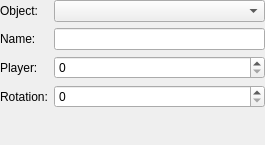
<?xml version="1.0" encoding="UTF-8"?>
<ui version="4.0">
 <class>InformationDockWidget</class>
 <widget class="QWidget" name="InformationDockWidget">
  <property name="geometry">
   <rect>
    <x>0</x>
    <y>0</y>
    <width>265</width>
    <height>145</height>
   </rect>
  </property>
  <layout class="QVBoxLayout" name="verticalLayout">
   <property name="margin">
    <number>0</number>
   </property>
   <item>
    <layout class="QGridLayout" name="gridLayout">
     <item row="0" column="2">
      <widget class="QComboBox" name="objectComboBox"/>
     </item>
     <item row="0" column="0">
      <widget class="QLabel" name="objectLabel">
       <property name="sizePolicy">
        <sizepolicy hsizetype="Maximum" vsizetype="Preferred">
         <horstretch>0</horstretch>
         <verstretch>0</verstretch>
        </sizepolicy>
       </property>
       <property name="text">
        <string>Object:</string>
       </property>
       <property name="buddy">
        <cstring>objectComboBox</cstring>
       </property>
      </widget>
     </item>
     <item row="1" column="0">
      <widget class="QLabel" name="nameLabel">
       <property name="sizePolicy">
        <sizepolicy hsizetype="Maximum" vsizetype="Preferred">
         <horstretch>0</horstretch>
         <verstretch>0</verstretch>
        </sizepolicy>
       </property>
       <property name="text">
        <string>Name:</string>
       </property>
       <property name="buddy">
        <cstring>nameLineEdit</cstring>
       </property>
      </widget>
     </item>
     <item row="2" column="0">
      <widget class="QLabel" name="playerLabel">
       <property name="sizePolicy">
        <sizepolicy hsizetype="Maximum" vsizetype="Preferred">
         <horstretch>0</horstretch>
         <verstretch>0</verstretch>
        </sizepolicy>
       </property>
       <property name="text">
        <string>Player:</string>
       </property>
       <property name="buddy">
        <cstring>playerSpinBox</cstring>
       </property>
      </widget>
     </item>
     <item row="3" column="0">
      <widget class="QLabel" name="rotationLabel">
       <property name="sizePolicy">
        <sizepolicy hsizetype="Maximum" vsizetype="Preferred">
         <horstretch>0</horstretch>
         <verstretch>0</verstretch>
        </sizepolicy>
       </property>
       <property name="text">
        <string>Rotation:</string>
       </property>
       <property name="buddy">
        <cstring>rotationSpinBox</cstring>
       </property>
      </widget>
     </item>
     <item row="1" column="2">
      <widget class="QLineEdit" name="nameLineEdit"/>
     </item>
     <item row="2" column="2">
      <widget class="QSpinBox" name="playerSpinBox">
       <property name="maximum">
        <number>15</number>
       </property>
      </widget>
     </item>
     <item row="3" column="2">
      <widget class="QSpinBox" name="rotationSpinBox">
       <property name="maximum">
        <number>359</number>
       </property>
      </widget>
     </item>
    </layout>
   </item>
   <item>
    <spacer name="verticalSpacer">
     <property name="orientation">
      <enum>Qt::Vertical</enum>
     </property>
     <property name="sizeHint" stdset="0">
      <size>
       <width>20</width>
       <height>8</height>
      </size>
     </property>
    </spacer>
   </item>
  </layout>
 </widget>
 <resources/>
 <connections/>
</ui>
